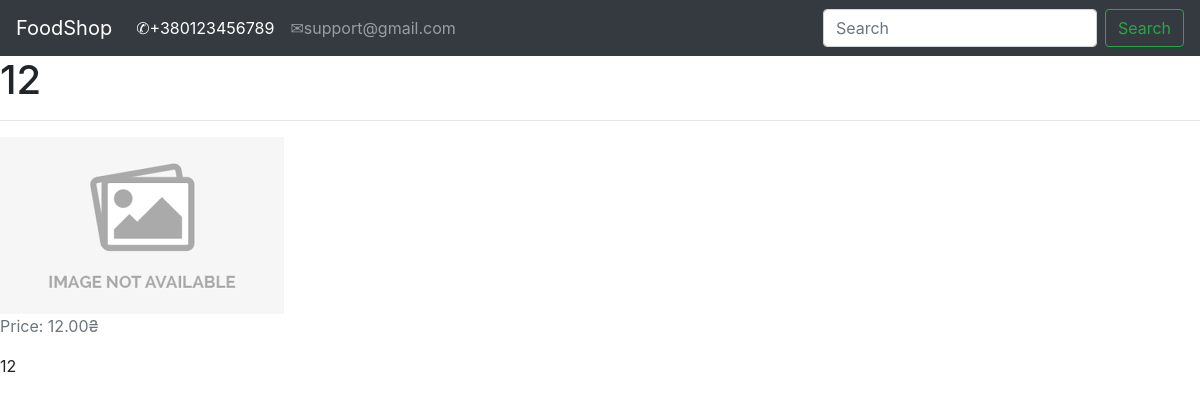
Screenshot of /product/12/ with the database file from the repository.
### shop/models.py (models this page shows, shortened)
class Product(models.Model):
    category = models.ForeignKey(Category, on_delete=models.CASCADE)
    name = models.CharField(max_length=150, db_index=True)
    slug = models.SlugField(max_length=150, db_index=True)
    image = models.ImageField(upload_to='image_products/%Y/%d/%m', default='image_products/no_img.png')
    description = models.TextField(blank=True)
    price = models.DecimalField(max_digits=10, decimal_places=2)
    available = models.BooleanField(default=True)
    created = models.DateTimeField(auto_now_add=True)
    updated = models.DateTimeField(auto_now=True)
    objects = ProductManager()
    class Meta:
        ordering = ('name',)
        index_together = (('id', 'slug'),)
        default_related_name = "products"

class Category(models.Model):
    name = models.CharField(max_length=150, db_index=True)
    slug = models.SlugField(max_length=150, db_index=True, unique=True)
    class Meta:
        ordering = ('name',)
        default_related_name = "category"
    def __str__(self):
        return self.name

### shop/views.py (the view)
# urls.py: path('product/<slug:slug>/', ProductDetailView.as_view(), name='product_detail')
class ProductDetailView(DetailView):
    model = Product
    template_name = 'shop/product_detail.html'

### templates/shop/product_detail.html (shortened to what this page needs)
{% extends 'shop/base.html' %}
{% load static %}
{% block context %}
  <div class="blog-product">
    <h1>{{ object.name }}</h1>
    <hr/>
    <img src="{{ product.image.url }}">
    <p class="blog-post-meta text-secondary">Price: {{ product.price }}₴</p>
    <p>{{ object.category|safe }}</p>
  </div>
{% endblock %}

### templates/shop/base.html (style rules this page uses)
html { overflow-x: hidden; }

### rows the page displays
Product: name "12", image (placeholder picture), price "12.00", category "12"
